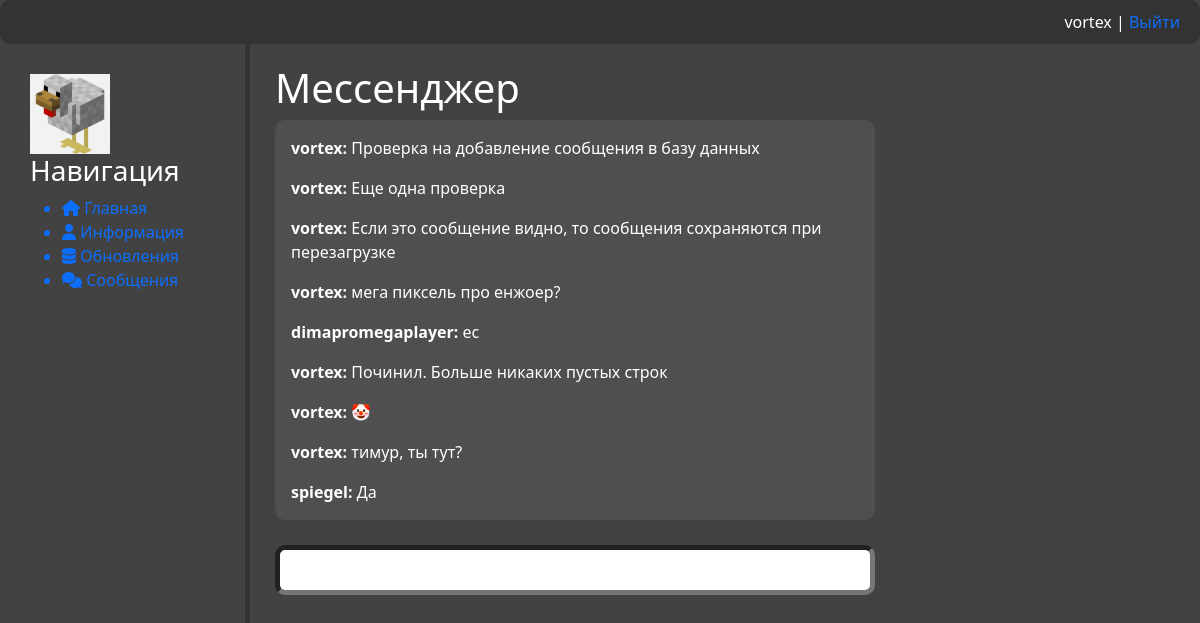
Page /chat/ (signed in) on the committed database.
### chat/models.py (models this page shows)
class Messages(models.Model):
    sender = models.ForeignKey(User, on_delete=models.PROTECT, null=True, related_name='sent_messages')
    target = models.ForeignKey(User, on_delete=models.PROTECT, null=True, related_name='received_messages')
    message = models.TextField('Сообщение')
    date = models.DateTimeField('Дата', auto_now_add=True)

### chat/views.py (the view)
# urls.py: path('', views.ChatHome.as_view(), name='chat')
class ChatHome(LoginRequiredMixin, ListView):
    queryset = Messages.objects.all()
    template_name = 'chat/home.html'
    context_object_name = 'chat'
    login_url = reverse_lazy('not_auth')
    def get_context_data(self, *, object_list=None, **kwargs):
        context = super().get_context_data(**kwargs)
        context['title'] = 'Мессенджер'
        return context

### chat/templates/chat/home.html (shortened to what this page needs)
{% extends 'main/layout.html' %}
{% block content %}
<h1>Мессенджер</h1>
<div class="chat_main">
    <div id="messages" class="messages">
        {% if object_list %}
            {% for elem in chat %}
                    <p class="msg"><strong> {{elem.sender}}: </strong>{{elem.message}}</p>
            {% endfor %}
        {% endif %}
    </div>
    <form id="form_msg", class="form_msg">
        <input name="message" rows="3" class="message"></input>
    </form>
</div>
{% endblock %}

### main/templates/main/layout.html (shortened to what this page needs)
<!DOCTYPE html>
{% load static %}
<html lang="en">
<head>
    <link rel="stylesheet" href="https://cdn.jsdelivr.net/npm/bootstrap@5.2.3/dist/css/bootstrap.min.css">
    <link rel="stylesheet" href="https://use.fontawesome.com/releases/v6.4.0/css/all.css">
    <link rel="stylesheet" href="{% static 'main/css/main.css' %}">
    <link rel="stylesheet" href="{% static 'main/css/chat.css' %}">
    <link rel="stylesheet" href="{% static 'main/css/pagination.css' %}">
</head>
<body>
    <header>
        <nav>
            <ul>
                <li style="margin-left: auto;">
                    {% if request.user.is_authenticated %}
                        {{user.username}} | <a href="{% url 'logout' %}"> Выйти </a>
                    {% else %}
                        <a href="{% url 'register' %}"> <i class="fa-solid fa-address-card"></i> Регистрация </a>
                    |
                        <a href="{% url 'login' %}"> <i class="fa-solid fa-right-to-bracket"></i> Авторизация </a></li>
                    {% endif %}
            </ul>
        </nav>
    </header>
    <div class="wrapper">
        <aside>
            <div style="display: inline-block;">
                <img src="{% static 'main/img/Chicken.png' %}" alt="Лого">
                <h3> Навигация </h3>
                <ul>
                    <a href="{% url 'home' %}"> <li> <i class="fas fa-house"></i> Главная</li> </a>
                    <a href="{% url 'info' %}"> <li> <i class="fas fa-user"></i> Информация</li> </a>
                    <a href="{% url 'data_base_home' %}"> <li> <i class="fas fa-database"></i> Обновления </li> </a>
                    <a href="{% url 'chat' %}"> <li> <i class="fa-solid fa-comments"></i> Сообщения </li> </a>
                </ul>
            </div>
        </aside>
        <main>
            {% block content %}
            {% endblock %}
        </main>
    </div>
</body>
</html>

### main/static/main/css/main.css (style rules this page uses)
:root { --white-text: #FFFFFF; --dividing-section: #333; }
body { overflow-y: hidden; background: #424242; color: var(--white-text); }
header { background-color: var(--dividing-section); color: var(--white-text); padding: 10px 20px; border-radius: 10px; }
a { text-decoration: none; }
nav ul { list-style: none; display: flex; margin: 0; padding: 0; }
nav li { margin-left: 20px; }
nav li:first-child { margin-left: 0; }
.wrapper { display: flex; align-items: flex-start; }
aside { float: left; width: 250px; padding: 2.5%; height: 100vh; border-right: 5px solid var(--dividing-section); }
aside img { width: 80px; height: 80px; float: left; }
main { width: 60%; float: left; margin-top: 20px; margin-left: 25px; word-wrap: break-word; }
form { margin-left: 25px; width: 450px; margin-top: 50px; }

### main/static/main/css/chat.css (style rules this page uses)
.chat_main { width: 600px; }
form.form_msg { margin: 0px; width: 100%; }
.messages { width: 100%; height: 400px; overflow-y: auto; background-color: #4F4F4F; border-radius: 10px; box-sizing: border-box; }
.message { margin-top: 25px; width: 100%; height: 50px; resize: vertical; border-radius: 10px; border-width: 5px; box-sizing: border-box; }
.msg { padding-top: 1em; padding-left: 1em; margin: 0px; }

### rows in the picture
Messages: sender "vortex", message "Проверка на добавление сообщения в базу данных"
Messages: sender "vortex", message "Еще одна проверка"
Messages: sender "vortex", message "Если это сообщение видно, то сообщения сохраняются при перезагрузке"
Messages: sender "vortex", message "мега пиксель про енжоер?"
Messages: sender "dimapromegaplayer", message "ес"
Messages: sender "vortex", message "Починил. Больше никаких пустых строк"
Messages: sender "vortex", message "🤡"
Messages: sender "vortex", message "тимур, ты тут?"
Messages: sender "spiegel", message "Да"

### other values in the picture
{{ user.username }} "vortex"
